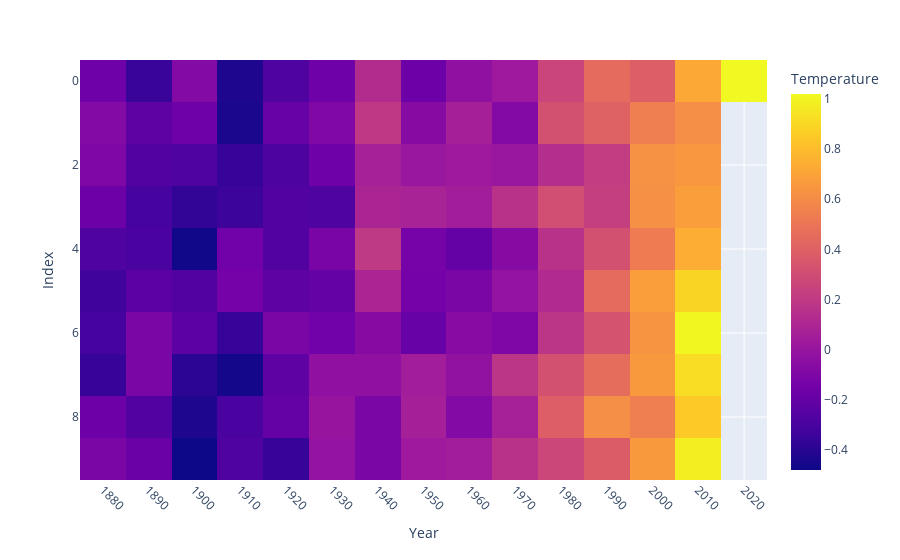

Here is the notebook cell this chart was saved with:
### Code cell
import plotly.express as px

fig = px.imshow(gwdec, labels=dict(x="Year", y="Index", color="Temperature"))
fig.update_xaxes(tickangle=45)
fig.show()

### Figure 1 — Plotly figure (JSON) as saved in the notebook; plotly's stock layout.template omitted (floating-point values rounded to 4 significant figures; data arrays with more than 128 entries replaced by an {"elided": "..."} marker saying what was removed)
{"data": [{"coloraxis": "coloraxis", "hovertemplate": "Year: %{x}<br>Index: %{y}<br>Temperature: %{z}<extra></extra>", "name": "0", "type": "heatmap", "x": ["1880", "1890", "1900", "1910", "1920", "1930", "1940", "1950", "1960", "1970", "1980", "1990", "2000", "2010", "2020"], "xaxis": "x", "y": [0, 1, 2, 3, 4, 5, 6, 7, 8, 9], "yaxis": "y", "z": {"elided": "10x15 float values"}}], "layout": {"coloraxis": {"colorbar": {"title": {"text": "Temperature"}}, "colorscale": [[0, "#0d0887"], [0.1111, "#46039f"], [0.2222, "#7201a8"], [0.3333, "#9c179e"], [0.4444, "#bd3786"], [0.5556, "#d8576b"], [0.6667, "#ed7953"], [0.7778, "#fb9f3a"], [0.8889, "#fdca26"], [1, "#f0f921"]]}, "margin": {"t": 60}, "xaxis": {"anchor": "y", "constrain": "domain", "domain": [0, 1], "scaleanchor": "y", "tickangle": 45, "title": {"text": "Year"}}, "yaxis": {"anchor": "x", "autorange": "reversed", "constrain": "domain", "domain": [0, 1], "title": {"text": "Index"}}}}
